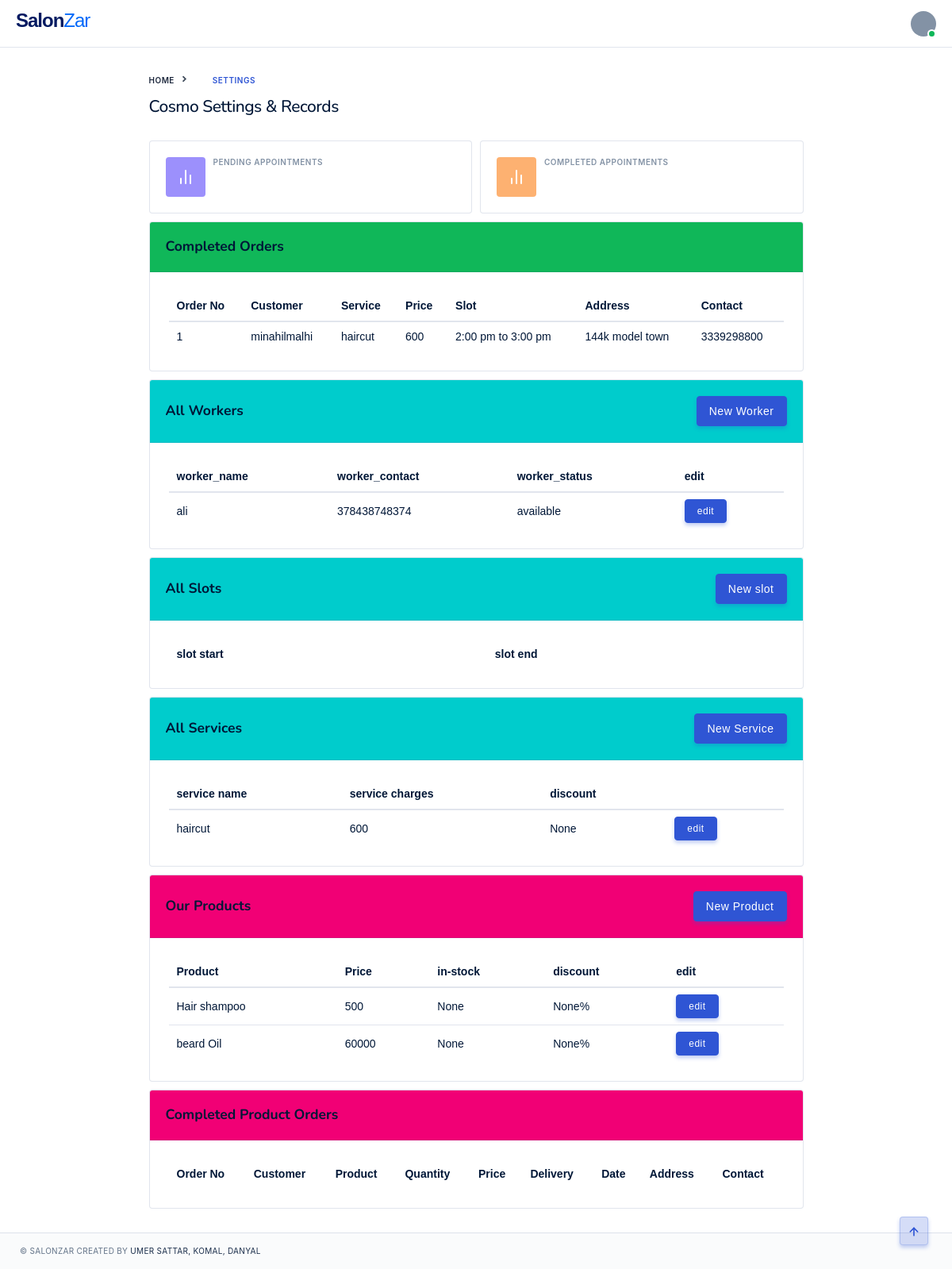
/salon_profile/ (signed in), run on an earlier commit of the app's database.
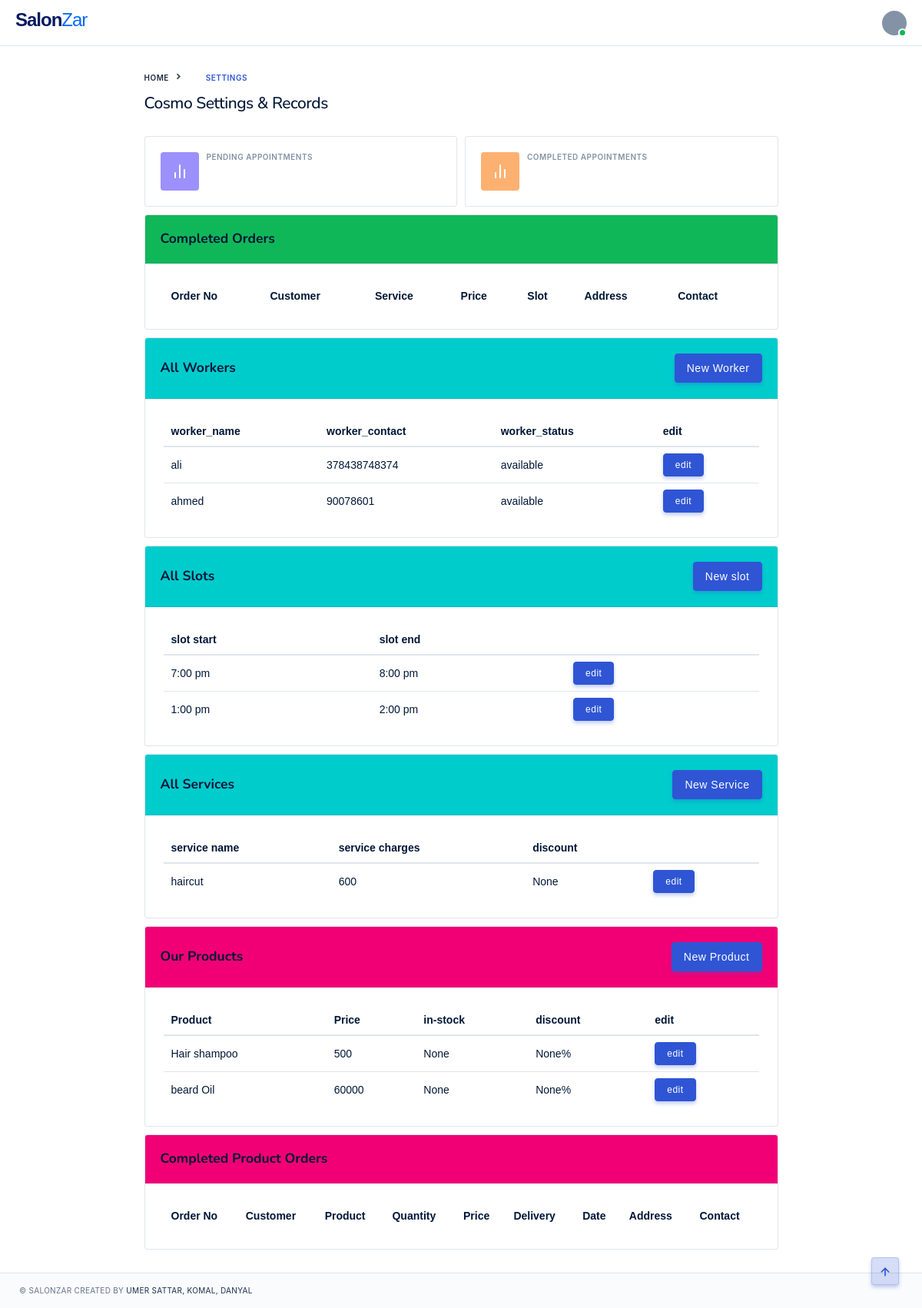
And on a later commit of the database.
### salons/models.py (models this page shows, shortened)
class Order(models.Model):
    INPROGRESS = 'inprogress'
    PENDING = 'pending'
    COMPLETE = 'complete'
    CARTPENDING = 'cartpending'
    SHOP = 'shop'
    HOME = 'home'
    order_choices = [
        (INPROGRESS,'inprogress'),
        (PENDING,'pending'),
        (COMPLETE,'complete'),
        (CARTPENDING,'cartpending')
    ]
    type_choices = [
        (SHOP,'shop'),
        (HOME,'home')
    ]
    cart = models.ForeignKey(Cart,null=True,blank=True,on_delete=models.CASCADE)
    salon = models.ForeignKey(Salon,null=True,blank=True,on_delete=models.CASCADE)
    service = models.ForeignKey(Service,null=True,blank=True,on_delete=models.CASCADE)
    worker = models.ForeignKey(SalonWorker,null=True,blank=True,on_delete=models.CASCADE)
    slot = models.ForeignKey(Slot,null=True,blank=True,on_delete=models.CASCADE)
    type = models.CharField(max_length=200,null=True,blank=True,choices=type_choices)
    order_date = models.DateField(null=True,blank=True)
    order_status = models.CharField(max_length=200,null=True,blank=True,choices=order_choices)
    order_time = models.DateTimeField(null=True,blank=True)
    total = models.IntegerField(null=True,blank=True)

class Cart(models.Model):
    user = models.OneToOneField(User,null=True,on_delete=models.CASCADE)
    address = models.CharField(max_length=200,null=True)
    phone = models.CharField(max_length=200,null=True)

class Service(models.Model):
    salon = models.ForeignKey(Salon,null=True,blank=True,on_delete=models.CASCADE)
    service_name = models.CharField(max_length=200,null=True)
    price = models.IntegerField(null=True)
    discount = models.IntegerField(null=True,blank=True)
    def __str__(self):
        return self.service_name

class Slot(models.Model):
    BOOKED = 'booked'
    AVAILABLE = 'available'
    slot_choices = [
        (BOOKED,'booked'),
        (AVAILABLE,'available')
    ]
    salon = models.ForeignKey(Salon,null=True,blank=True,on_delete=models.CASCADE)
    slot_start_time = models.CharField(max_length=200,null=True)
    slot_end_time = models.CharField(max_length=200,null=True)
    slot_status = models.CharField(max_length=200,null=True,choices=slot_choices)
    def __str__(self):
        return self.slot_start_time + " to " + self.slot_end_time

class SalonWorker(models.Model):
    BUSY = 'busy'
    AVAILABLE = 'available'
    worker_choices =[
        (BUSY,'busy'),
        (AVAILABLE,'available'),
    ]
    salon = models.ForeignKey(Salon,null=True,blank=True,on_delete=models.CASCADE)
    worker_name = models.CharField(max_length=200,null=True)
    worker_contact = models.IntegerField(null=True)
    worker_status = models.CharField(max_length=200,null=True,choices=worker_choices)

class Product(models.Model):
    salon = models.ForeignKey(Salon,null=True,blank=True,on_delete=models.CASCADE)
    product_name = models.CharField(max_length=200,null=True,blank=True)
    product_price = models.IntegerField(null=True,blank=True)
    product_stock = models.IntegerField(null=True,blank=True)
    discount = models.IntegerField(null=True,blank=True)
    product_image= models.ImageField(upload_to='Products/',null=True,blank=True)

### salons/decorators.py (the view)
		def wrapper_func(request,*args,**kwargs):
			group = None
			if request.user.groups.exists():
				group = request.user.groups.all()[0].name
			if group in allowed_roles:
				return view_func(request,*args,**kwargs)
			else:
				return HttpResponse('You are not allowed to view this page')

### salons/templatetags/user_tags.py (called while the page is built)
@register.filter(name='has_group')
def has_group(user, group_name):
    return user.groups.filter(name=group_name).exists()

### salons/templates/pages/salonuser_settings.html (shortened to what the changed rows need)
{% extends 'pages/base.html' %}
{% block content %}
<div class="container col-lg-9">
    <div class="row row-xs">
      <div class="col-lg-12 col-xl-12 mg-t-10">
        <div class="card">
          <div class="card-body pos-relative pd-0">
            <div id="t1" class="table-responsive">
              <table class="table table-hover table-dashboard mg-b-0">
                  <tr>
                    <th><b>Order No</b></th>
                    <th><b>Customer</b></th>
                    <th><b>Service</b></th>
                    <th><b>Price</b></th>
                    <th><b>Slot</b></th>
                    <th><b>Address</b></th>
                    <th><b>Contact</b></th>
                  </tr>
                <tbody>
                  {% for c in completed %}
                 <tr>
                   <td class="tx-14">{{forloop.counter}}</td>
                   <td class="tx-14">{{c.cart.user}}</td>
                   <td class="tx-14">{{c.service}}</td>
                   <td class="tx-14">{{c.service.price}}</td>
                   <td class="tx-14">{{c.slot}}</td>
                   <td class="tx-14">{{c.cart.address}}</td>
                   <td class="tx-14">{{c.cart.phone}}</td>
                 </tr>
                 {% endfor %}
                </tbody>
              </table>
            </div>
          </div>
        </div>
      </div>
      <div class="col-lg-12 col-xl-12 mg-t-10">
        <div class="card">
          <div class="card-body pos-relative pd-0">
            <div id="t1" class="table-responsive">
              <table class="table table-hover table-dashboard mg-b-0">
                  <tr>
                    <th><b>worker_name</b></th>
                    <th><b>worker_contact</b></th>
                    <th><b>worker_status</b></th>
                    <th><b>edit</b></th>
                  </tr>
                <tbody>
                    {% for w in all_workers %}
                    <tr>
                        <td class="tx-14">{{w.worker_name}}</td>
                        <td class="tx-14">{{w.worker_contact}}</td>
                        <td class="tx-14">{{w.worker_status}}</td>
                        <td class="tx-14"><a href="{% url 'edit_worker' w.id %}" class="btn btn-xs btn-primary"> edit</a></td>
                    </tr>
                    {% endfor %}
                </tbody>
              </table>
            </div>
          </div>
        </div>
      </div>
      <div class="col-lg-12 col-xl-12 mg-t-10">
        <div class="card">
          <div class="card-body pos-relative pd-0">
            <div id="t1" class="table-responsive">
              <table class="table table-hover table-dashboard mg-b-0">
                  <tr>
                    <th><b>slot start</b></th>
                    <th><b>slot end</b></th>
                  </tr>
                <tbody>
                    {% for w in all_slots %}
                    <tr>
                        <td class="tx-14">{{w.slot_start_time}}</td>
                        <td class="tx-14">{{w.slot_end_time}}</td>
                        <td class="tx-14"><a href="{% url 'edit_slot' w.id %}" class="btn btn-xs btn-primary"> edit</a></td>
                    </tr>
                    {% endfor %}
                </tbody>
              </table>
            </div>
          </div>
        </div>
      </div>
      <div class="col-lg-12 col-xl-12 mg-t-10">
        <div class="card">
          <div class="card-body pos-relative pd-0">
            <div id="t1" class="table-responsive">
              <table class="table table-hover table-dashboard mg-b-0">
                  <tr>
                    <th><b>service name</b></th>
                    <th><b>service charges</b></th>
                    <th><b>discount</b></th>
                  </tr>
                <tbody>
                    {% for s in all_services %}
                    <tr>
                        <td class="tx-14">{{s.service_name}}</td>
                        <td class="tx-14">{{s.price}}</td>
                        <td class="tx-14">{{s.discount}}</td>
                        <td class="tx-14"><a href="{% url 'edit_service' s.id %}" class="btn btn-xs btn-primary"> edit</a></td>
                    </tr>
                    {% endfor %}
                </tbody>
              </table>
            </div>
          </div>
        </div>
      </div>
      <div class="col-lg-12 col-xl-12 mg-t-10">
        <div class="card">
          <div class="card-body pos-relative pd-0">
            <div id="t1" class="table-responsive">
              <table class="table table-hover table-dashboard mg-b-0">
                  <tr>
                    <th><b>Product</b></th>
                    <th><b>Price</b></th>
                    <th><b>in-stock</b></th>
                    <th><b>discount</b></th>
                    <th><b>edit</b></th>
                  </tr>
                <tbody>
                 {% for p in all_products %}
                 <tr>
                   <td class="tx-14">{{p.product_name}}</td>
                   <td class="tx-14">{{p.product_price}}</td>
                   <td class="tx-14">{{p.product_stock}}</td>
                   <td class="tx-14">{{p.discount}}%</td>
                   <td class="tx-14"><a href="{% url 'edit_product' p.id %}" class="btn btn-xs btn-primary"> edit</a></td>
                 </tr>
                 {% endfor %}
                </tbody>
              </table>
            </div>
          </div>
        </div>
      </div>
      <div class="col-lg-12 col-xl-12 mg-t-10">
        <div class="card">
          <div class="card-body pos-relative pd-0">
            <div id="t1" class="table-responsive">
              <table class="table table-hover table-dashboard mg-b-0">
                  <tr>
                    <th><b>Order No</b></th>
                    <th><b>Customer</b></th>
                    <th><b>Product</b></th>
                    <th><b>Quantity</b></th>
                    <th><b>Price</b></th>
                    <th><b>Delivery</b></th>
                    <th><b>Date</b></th>
                    <th><b>Address</b></th>
                    <th><b>Contact</b></th>
                  </tr>
              </table>
            </div>
          </div>
        </div>
      </div>
    </div>
  </div>
{% endblock %}

What changed in the data, as far as the page shows it:
removed Order: cart.user "minahilmalhi", service "haircut", service.price "600", slot "2:00 pm to 3:00 pm", cart.address "144k model town", cart.phone "3339298800"
added SalonWorker: worker_name "ahmed", worker_contact "90078601", worker_status "available"
now on this page (row edited): Slot: slot_start_time "7:00 pm", slot_end_time "8:00 pm"
added Slot: slot_start_time "1:00 pm", slot_end_time "2:00 pm"
